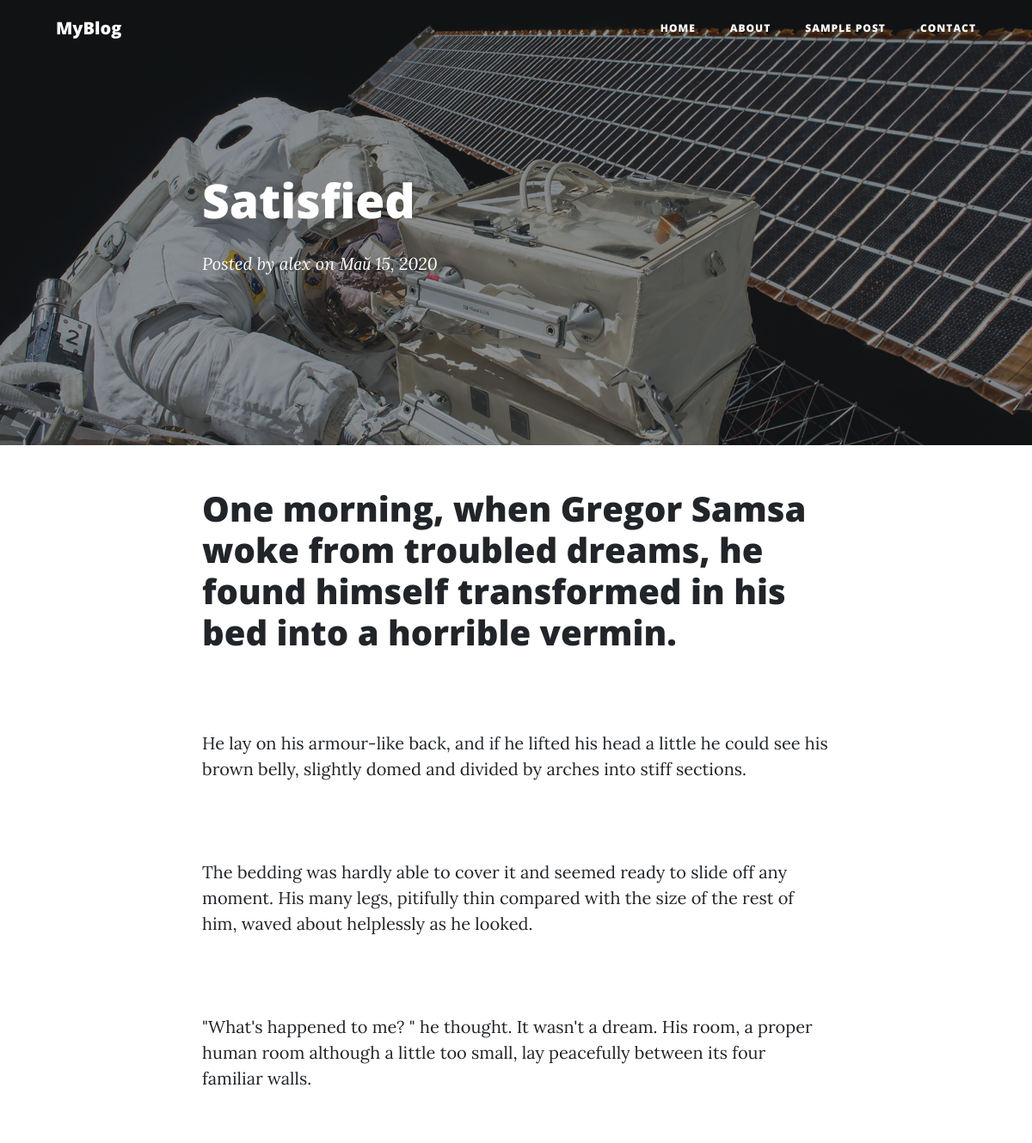
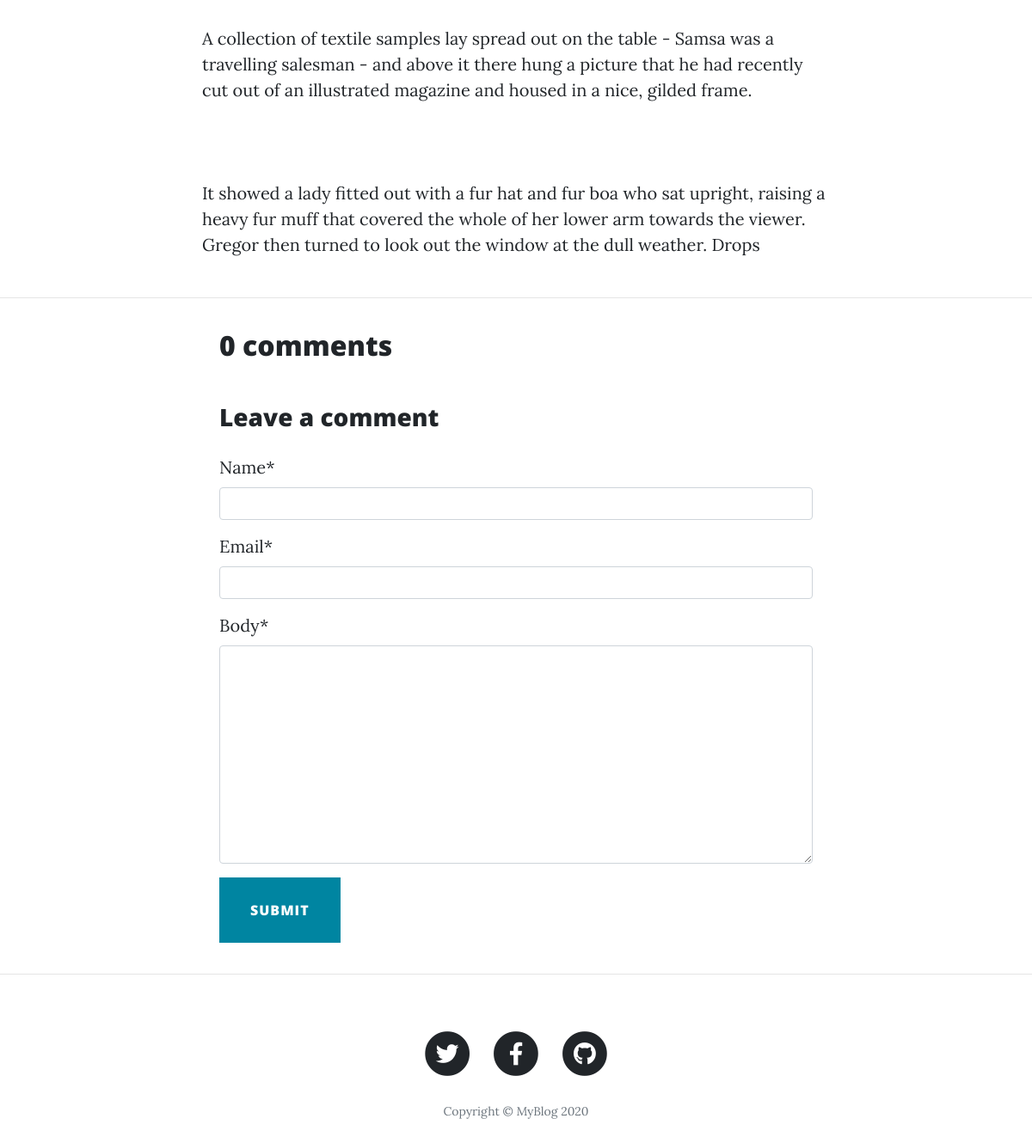
Screenshot of /post/9/ with the database file from the repository (2 pictures, top to bottom).
### blog/models.py (models this page shows, shortened)
class Post(models.Model):
	author = models.ForeignKey(settings.AUTH_USER_MODEL, on_delete=models.CASCADE)
	title = models.CharField(max_length=200)
	description = models.TextField(max_length=200)
	text = models.TextField()
	created_date = models.DateTimeField(default=timezone.now)
	published_date = models.DateTimeField(blank=True, null=True)
	status = models.IntegerField(choices=STATUS, default=0)

### blog/views.py (the view)
# urls.py: path('post/', views.post_rev, name='post_rev'),
def post(request, pk):
	template_name = 'blog/post.html'
	post = get_object_or_404(Post, pk=pk)
	comments = post.comments.filter(active=True)
	new_comment = None
	if request.method == 'POST':
		comment_form = CommentForm(data=request.POST)
		if comment_form.is_valid():
			new_comment = comment_form.save(commit=False)
			new_comment.post = post
			new_comment.save()
	else:
		comment_form = CommentForm()
	context = {
		'post':post,
		'comments':comments,
		'new_comment':new_comment,
		'comment_form':comment_form
	}
	return render(request, template_name, context)

### blog/forms.py
class CommentForm(forms.ModelForm):
	class Meta:
		model = Comment
		fields = ('name', 'email', 'body')

### blog/templates/blog/post.html (shortened to what this page needs)
{% extends 'blog/base_post.html' %}
{% load static %}
{% load crispy_forms_tags %}
{% block title %}{{ post.title }}{% endblock%}
{% block author %}{{ post.author }}{% endblock%}
{% block date %}{{ post.published_date|date:"M d, Y"}}{% endblock%}
{% block content %}
{{ post.text | safe }}
{% endblock %}
{% block comments %}
	<div class="card-body">
		<h2>{{ comments.count }} comments</h2>
	</div>
	<div class="card-body">
		{% if new_comment %}
			<div class="alert alert-success" role="alert">
				Your comment is awaiting moderation
			</div>
			{% else %}
			<h3>Leave a comment</h3>
			<form action="." method="POST" style="margin-top: 1.3em;">
				{{ comment_form | crispy }}
				<button type="submit" class="btn btn-primary btn-lg">
					Submit
				</button>
			</form>
		{% endif %}
	</div>
{% endblock comments %}

### rows the page displays
Post: title "Satisfied", author "alex", published_date "Май 15, 2020", text "One morning, when Gregor Samsa woke from troubled dreams, he found himself transformed in his bed into a horrible vermin. He lay on his armour-like back, and if he lifted his head a little he could see his brown belly, slightly domed and divided by arches into stiff sections. The bedding was hardly able to cover it and seemed ready to slide off any moment. His many legs, pitifully thin compared with the size of the rest of him, waved about helplessly as he looked. \"What's happened to me? \" he thought. It wasn't a dream. His room, a proper human room although a little too small, lay peacefully between its four familiar walls. A collection of textile samples lay spread out on the table -…"

### other values shown
{{ comments.count }} "0"
